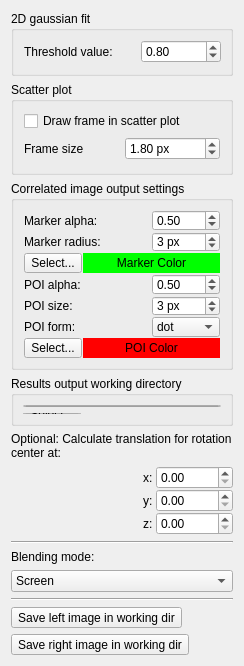
                <widget class="QWidget" name="scrollAreaWidgetContents">
                 <property name="geometry">
                  <rect>
                   <x>0</x>
                   <y>0</y>
                   <width>244</width>
                   <height>661</height>
                  </rect>
                 </property>
                 <layout class="QVBoxLayout" name="verticalLayout_17">
                  <item>
                   <widget class="QGroupBox" name="groupBox_2">
                    <property name="title">
                     <string>2D gaussian fit</string>
                    </property>
                    <layout class="QVBoxLayout" name="verticalLayout_11">
                     <property name="leftMargin">
                      <number>10</number>
                     </property>
                     <property name="bottomMargin">
                      <number>10</number>
                     </property>
                     <item>
                      <layout class="QHBoxLayout" name="horizontalLayout_9">
                       <item>
                        <widget class="QLabel" name="label_20">
                         <property name="toolTip">
                          <string>The cutoff is calculated as image.max - (image.max - image.min)*threshold
  with threshold between 0.1 and 0.9</string>
                         </property>
                         <property name="text">
                          <string>Threshold value:</string>
                         </property>
                        </widget>
                       </item>
                       <item>
                        <widget class="QDoubleSpinBox" name="doubleSpinBox_treshVal">
                         <property name="maximumSize">
                          <size>
                           <width>80</width>
                           <height>16777215</height>
                          </size>
                         </property>
                         <property name="toolTip">
                          <string>The cutoff is calculated as image.max - (image.max - image.min)*threshold
  with threshold between 0.1 and 0.9</string>
                         </property>
                         <property name="whatsThis">
                          <string/>
                         </property>
                         <property name="decimals">
                          <number>2</number>
                         </property>
                         <property name="minimum">
                          <double>0.100000000000000</double>
                         </property>
                         <property name="maximum">
                          <double>1.000000000000000</double>
                         </property>
                         <property name="singleStep">
                          <double>0.050000000000000</double>
                         </property>
                         <property name="value">
                          <double>0.800000000000000</double>
                         </property>
                        </widget>
                       </item>
                      </layout>
                     </item>
                    </layout>
                   </widget>
                  </item>
                  <item>
                   <widget class="QGroupBox" name="groupBox">
                    <property name="title">
                     <string>Scatter plot</string>
                    </property>
                    <layout class="QVBoxLayout" name="verticalLayout_9">
                     <property name="leftMargin">
                      <number>10</number>
                     </property>
                     <property name="rightMargin">
                      <number>10</number>
                     </property>
                     <property name="bottomMargin">
                      <number>12</number>
                     </property>
                     <item>
                      <widget class="QCheckBox" name="checkBox_scatterPlotFrame">
                       <property name="text">
                        <string>Draw frame in scatter plot</string>
                       </property>
                      </widget>
                     </item>
                     <item>
                      <layout class="QHBoxLayout" name="horizontalLayout_42">
                       <item>
                        <widget class="QLabel" name="label_29">
                         <property name="text">
                          <string>Frame size</string>
                         </property>
                        </widget>
                       </item>
                       <item>
                        <widget class="QDoubleSpinBox" name="doubleSpinBox_scatterPlotFrameSize">
                         <property name="toolTip">
                          <string/>
                         </property>
                         <property name="prefix">
                          <string/>
                         </property>
                         <property name="suffix">
                          <string> px</string>
                         </property>
                         <property name="maximum">
                          <double>50.000000000000000</double>
                         </property>
                         <property name="singleStep">
                          <double>0.050000000000000</double>
                         </property>
                         <property name="value">
                          <double>1.800000000000000</double>
                         </property>
                        </widget>
                       </item>
                      </layout>
                     </item>
                    </layout>
                   </widget>
                  </item>
                  <item>
                   <widget class="QGroupBox" name="groupBox_4">
                    <property name="title">
                     <string>Correlated image output settings</string>
                    </property>
                    <layout class="QVBoxLayout" name="verticalLayout_14">
                     <property name="spacing">
                      <number>1</number>
                     </property>
                     <property name="leftMargin">
                      <number>10</number>
                     </property>
                     <property name="rightMargin">
                      <number>10</number>
                     </property>
                     <item>
                      <layout class="QHBoxLayout" name="horizontalLayout_21">
                       <item>
                        <widget class="QLabel" name="label_12">
                         <property name="text">
                          <string>Marker alpha:</string>
                         </property>
                        </widget>
                       </item>
                       <item>
                        <widget class="QDoubleSpinBox" name="doubleSpinBox_markerAlpha">
                         <property name="maximumSize">
                          <size>
                           <width>68</width>
                           <height>16777215</height>
                          </size>
                         </property>
                         <property name="decimals">
                          <number>2</number>
                         </property>
                         <property name="minimum">
                          <double>0.010000000000000</double>
                         </property>
                         <property name="maximum">
                          <double>1.000000000000000</double>
                         </property>
                         <property name="singleStep">
                          <double>0.100000000000000</double>
                         </property>
                         <property name="value">
                          <double>0.500000000000000</double>
                         </property>
                        </widget>
                       </item>
                      </layout>
                     </item>
                     <item>
                      <layout class="QHBoxLayout" name="horizontalLayout_22">
                       <item>
                        <widget class="QLabel" name="label_23">
                         <property name="text">
                          <string>Marker radius:</string>
                         </property>
                        </widget>
                       </item>
                       <item>
                        <widget class="QSpinBox" name="spinBox_markerRadius">
                         <property name="maximumSize">
                          <size>
                           <width>68</width>
                           <height>16777215</height>
                          </size>
                         </property>
                         <property name="suffix">
                          <string> px</string>
                         </property>
                         <property name="minimum">
                          <number>1</number>
                         </property>
                         <property name="value">
                          <number>3</number>
                         </property>
                        </widget>
                       </item>
                      </layout>
                     </item>
                     <item>
                      <layout class="QHBoxLayout" name="horizontalLayout_23">
                       <item>
                        <widget class="QToolButton" name="toolButton_selectMarkerColor">
                         <property name="text">
                          <string>Select...</string>
                         </property>
                        </widget>
                       </item>
                       <item>
                        <widget class="QLabel" name="label_markerColor">
                         <property name="styleSheet">
                          <string notr="true">background-color: rgb(0,255,0);</string>
                         </property>
                         <property name="text">
                          <string>Marker Color</string>
                         </property>
                         <property name="alignment">
                          <set>Qt::AlignCenter</set>
                         </property>
                        </widget>
                       </item>
                      </layout>
                     </item>
                     <item>
                      <layout class="QHBoxLayout" name="horizontalLayout_32">
                       <item>
                        <widget class="QLabel" name="label_27">
                         <property name="toolTip">
                          <string>Point of interest transparency</string>
                         </property>
                         <property name="text">
                          <string>POI alpha:</string>
                         </property>
                        </widget>
                       </item>
                       <item>
                        <widget class="QDoubleSpinBox" name="doubleSpinBox_poiAlpha">
                         <property name="maximumSize">
                          <size>
                           <width>68</width>
                           <height>16777215</height>
                          </size>
                         </property>
                         <property name="decimals">
                          <number>2</number>
                         </property>
                         <property name="minimum">
                          <double>0.010000000000000</double>
                         </property>
                         <property name="maximum">
                          <double>1.000000000000000</double>
                         </property>
                         <property name="singleStep">
                          <double>0.100000000000000</double>
                         </property>
                         <property name="value">
                          <double>0.500000000000000</double>
                         </property>
                        </widget>
                       </item>
                      </layout>
                     </item>
                     <item>
                      <layout class="QHBoxLayout" name="horizontalLayout_31">
                       <item>
                        <widget class="QLabel" name="label_26">
                         <property name="toolTip">
                          <string>Point of interest size</string>
                         </property>
                         <property name="text">
                          <string>POI size:</string>
                         </property>
                        </widget>
                       </item>
                       <item>
                        <widget class="QSpinBox" name="spinBox_poiSize">
                         <property name="maximumSize">
                          <size>
                           <width>68</width>
                           <height>16777215</height>
                          </size>
                         </property>
                         <property name="suffix">
                          <string> px</string>
                         </property>
                         <property name="minimum">
                          <number>1</number>
                         </property>
                         <property name="value">
                          <number>3</number>
                         </property>
                        </widget>
                       </item>
                      </layout>
                     </item>
                     <item>
                      <layout class="QHBoxLayout" name="horizontalLayout_33">
                       <item>
                        <widget class="QLabel" name="label_28">
                         <property name="toolTip">
                          <string>Point of interest form that appears in image</string>
                         </property>
                         <property name="text">
                          <string>POI form:</string>
                         </property>
                        </widget>
                       </item>
                       <item>
                        <widget class="QComboBox" name="comboBox_poiForm">
                         <property name="maximumSize">
                          <size>
                           <width>68</width>
                           <height>16777215</height>
                          </size>
                         </property>
                         <property name="currentIndex">
                          <number>1</number>
                         </property>
                         <item>
                          <property name="text">
                           <string>cross</string>
                          </property>
                         </item>
                         <item>
                          <property name="text">
                           <string>dot</string>
                          </property>
                         </item>
                        </widget>
                       </item>
                      </layout>
                     </item>
                     <item>
                      <layout class="QHBoxLayout" name="horizontalLayout_24">
                       <item>
                        <widget class="QToolButton" name="toolButton_selectPoiColor">
                         <property name="text">
                          <string>Select...</string>
                         </property>
                        </widget>
                       </item>
                       <item>
                        <widget class="QLabel" name="label_poiColor">
                         <property name="styleSheet">
                          <string notr="true">background-color: rgb(255,0,0);</string>
                         </property>
                         <property name="text">
                          <string>POI Color</string>
                         </property>
                         <property name="alignment">
                          <set>Qt::AlignCenter</set>
                         </property>
                        </widget>
                       </item>
                      </layout>
                     </item>
                    </layout>
                   </widget>
                  </item>
                  <item>
                   <widget class="QGroupBox" name="groupBox_3">
                    <property name="minimumSize">
                     <size>
                      <width>0</width>
                      <height>50</height>
                     </size>
                    </property>
                    <property name="title">
                     <string>Results output working directory</string>
                    </property>
                    <layout class="QVBoxLayout" name="verticalLayout_13">
                     <item>
                      <widget class="QLineEditFilePath" name="lineEdit_workingDir">
                       <property name="readOnly">
                        <bool>true</bool>
                       </property>
                      </widget>
                     </item>
                     <item>
                      <widget class="QToolButton" name="toolButton_selectWorkingDir">
                       <property name="text">
                        <string>Select...</string>
                       </property>
                      </widget>
                     </item>
                    </layout>
                   </widget>
                  </item>
                  <item>
                   <widget class="QLabel" name="label_18">
                    <property name="text">
                     <string>&lt;html&gt;&lt;head/&gt;&lt;body&gt;&lt;p&gt;Optional: Calculate translation for rotation center at:&lt;/p&gt;&lt;/body&gt;&lt;/html&gt;</string>
                    </property>
                    <property name="alignment">
                     <set>Qt::AlignLeading|Qt::AlignLeft|Qt::AlignVCenter</set>
                    </property>
                    <property name="wordWrap">
                     <bool>true</bool>
                    </property>
                   </widget>
                  </item>
                  <item>
                   <layout class="QVBoxLayout" name="verticalLayout_8">
                    <property name="spacing">
                     <number>0</number>
                    </property>
                    <item>
                     <layout class="QHBoxLayout" name="horizontalLayout_12">
                      <item>
                       <spacer name="horizontalSpacer_2">
                        <property name="orientation">
                         <enum>Qt::Horizontal</enum>
                        </property>
                        <property name="sizeHint" stdset="0">
                         <size>
                          <width>40</width>
                          <height>20</height>
                         </size>
                        </property>
                       </spacer>
                      </item>
                      <item>
                       <widget class="QLabel" name="label_10">
                        <property name="maximumSize">
                         <size>
                          <width>16777215</width>
                          <height>16777215</height>
                         </size>
                        </property>
                        <property name="text">
                         <string>x: </string>
                        </property>
                       </widget>
                      </item>
                      <item>
                       <widget class="QDoubleSpinBox" name="doubleSpinBox_custom_rot_center_x">
                        <property name="maximum">
                         <double>99999.990000000005239</double>
                        </property>
                       </widget>
                      </item>
                     </layout>
                    </item>
                    <item>
                     <layout class="QHBoxLayout" name="horizontalLayout_17">
                      <item>
                       <spacer name="horizontalSpacer_3">
                        <property name="orientation">
                         <enum>Qt::Horizontal</enum>
                        </property>
                        <property name="sizeHint" stdset="0">
                         <size>
                          <width>40</width>
                          <height>20</height>
                         </size>
                        </property>
                       </spacer>
                      </item>
                      <item>
                       <widget class="QLabel" name="label_14">
                        <property name="maximumSize">
                         <size>
                          <width>16777215</width>
                          <height>16777215</height>
                         </size>
                        </property>
                        <property name="text">
                         <string>y: </string>
                        </property>
                       </widget>
                      </item>
                      <item>
                       <widget class="QDoubleSpinBox" name="doubleSpinBox_custom_rot_center_y">
                        <property name="maximum">
                         <double>99999.990000000005239</double>
                        </property>
                       </widget>
                      </item>
                     </layout>
                    </item>
                    <item>
                     <layout class="QHBoxLayout" name="horizontalLayout_18">
                      <item>
                       <spacer name="horizontalSpacer_4">
                        <property name="orientation">
                         <enum>Qt::Horizontal</enum>
                        </property>
                        <property name="sizeHint" stdset="0">
                         <size>
                          <width>40</width>
                          <height>20</height>
                         </size>
                        </property>
                       </spacer>
                      </item>
                      <item>
                       <widget class="QLabel" name="label_16">
                        <property name="maximumSize">
                         <size>
                          <width>16777215</width>
                          <height>16777215</height>
                         </size>
                        </property>
                        <property name="text">
                         <string>z: </string>
                        </property>
                       </widget>
                      </item>
                      <item>
                       <widget class="QDoubleSpinBox" name="doubleSpinBox_custom_rot_center_z">
                        <property name="maximum">
                         <double>99999.990000000005239</double>
                        </property>
                       </widget>
                      </item>
                     </layout>
                    </item>
                   </layout>
                  </item>
                  <item>
                   <widget class="Line" name="line_8">
                    <property name="orientation">
                     <enum>Qt::Horizontal</enum>
                    </property>
                   </widget>
                  </item>
                  <item>
                   <widget class="QLabel" name="label_25">
                    <property name="text">
                     <string>Blending mode:</string>
                    </property>
                   </widget>
                  </item>
                  <item>
                   <widget class="QComboBox" name="comboBox_blendingMode">
                    <item>
                     <property name="text">
                      <string>Screen</string>
                     </property>
                    </item>
                    <item>
                     <property name="text">
                      <string>Minimum</string>
                     </property>
                    </item>
                   </widget>
                  </item>
                  <item>
                   <widget class="Line" name="line_5">
                    <property name="orientation">
                     <enum>Qt::Horizontal</enum>
                    </property>
                   </widget>
                  </item>
                  <item>
                   <widget class="QToolButton" name="toolButton_saveImage_left">
                    <property name="text">
                     <string>Save left image in working dir</string>
                    </property>
                   </widget>
                  </item>
                  <item>
                   <widget class="QToolButton" name="toolButton_saveImage_right">
                    <property name="text">
                     <string>Save right image in working dir</string>
                    </property>
                   </widget>
                  </item>
                 </layout>
                </widget>
